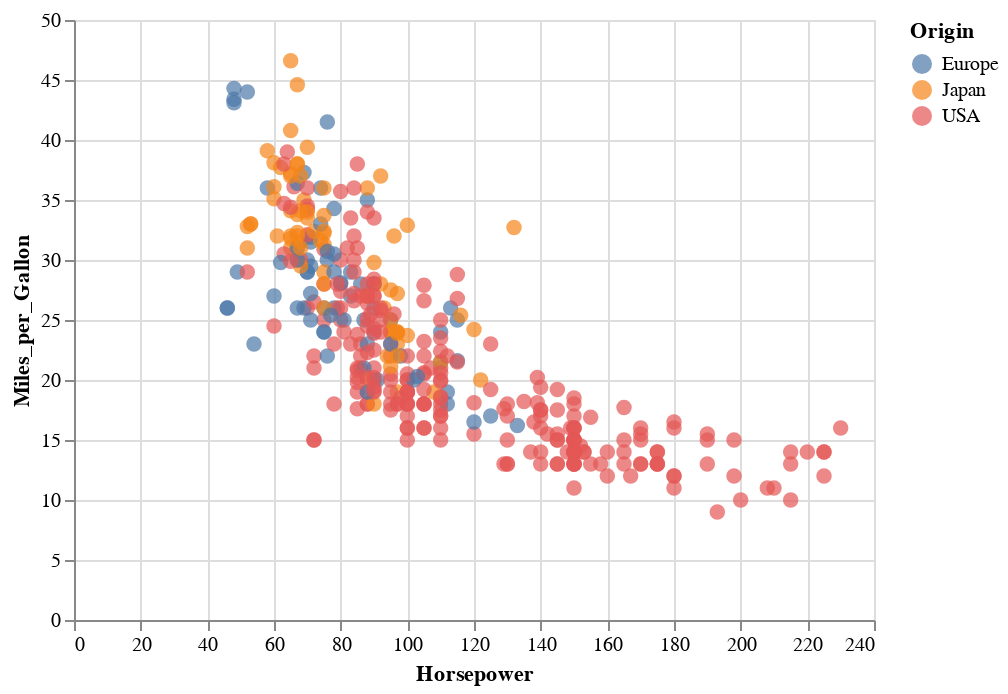

The notebook cell this image was saved under:
### Code cell
alt.Chart(cars).mark_circle(size=60).encode(
    x='Horsepower:Q',
    y='Miles_per_Gallon:Q',
    color='Origin:N',
    tooltip=['Name', 'Origin', 'Horsepower', 'Miles_per_Gallon']
).interactive()

### Figure 1 — Vega-Lite specification as saved in the notebook (floating-point values rounded to 4 significant figures; data arrays with more than 128 entries replaced by an {"elided": "..."} marker saying what was removed)
{"$schema": "https://vega.github.io/schema/vega-lite/v2.4.3.json", "config": {"view": {"height": 300, "width": 400}}, "data": {"values": {"elided": "406 records"}}, "encoding": {"color": {"field": "Origin", "type": "nominal"}, "tooltip": [{"field": "Name", "type": "nominal"}, {"field": "Origin", "type": "nominal"}, {"field": "Horsepower", "type": "quantitative"}, {"field": "Miles_per_Gallon", "type": "quantitative"}], "x": {"field": "Horsepower", "type": "quantitative"}, "y": {"field": "Miles_per_Gallon", "type": "quantitative"}}, "mark": {"size": 60, "type": "circle"}, "selection": {"selector002": {"bind": "scales", "encodings": ["x", "y"], "mark": {"fill": "#333", "fillOpacity": 0.125, "stroke": "white"}, "on": "[mousedown, window:mouseup] > window:mousemove!", "resolve": "global", "translate": "[mousedown, window:mouseup] > window:mousemove!", "type": "interval", "zoom": "wheel!"}}}
